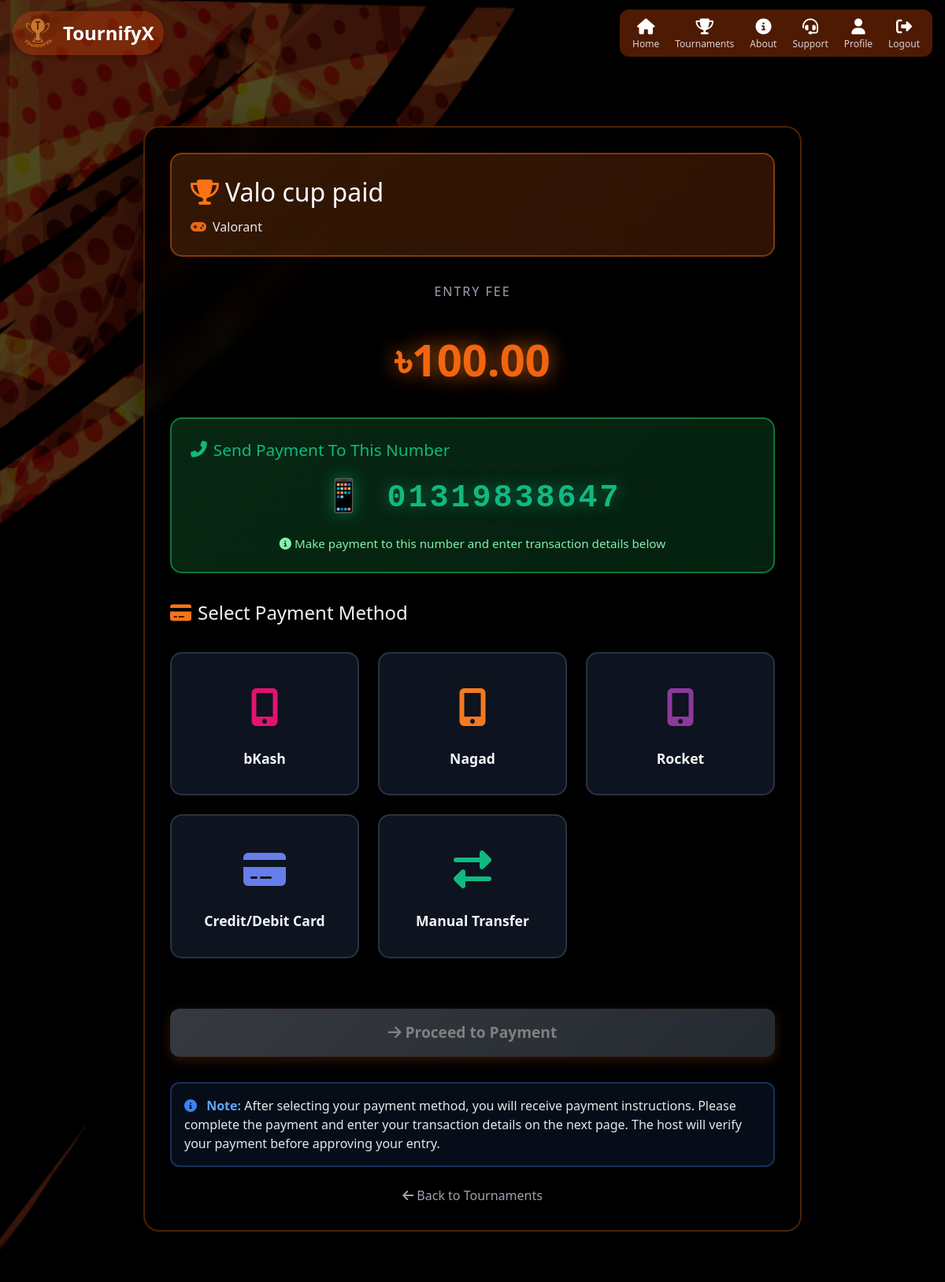
The app's page /payment/220/ (signed in) with its own data.
### tournifyx/models.py (models this page shows, shortened)
class Tournament(models.Model):
    CATEGORY_CHOICES = [
        ('football', 'Football'),
        ('valorant', 'Valorant'),
        ('cricket', 'Cricket'),
        ('basketball', 'Basketball'),
    ]
    MATCH_TYPE_CHOICES = [
        ('knockout', 'Knockout'),
        ('league', 'League'),
    ]
    name = models.CharField(max_length=100)
    description = models.TextField(blank=True)
    category = models.CharField(max_length=50, choices=CATEGORY_CHOICES)
    num_participants = models.IntegerField(default=0)
    match_type = models.CharField(max_length=50, choices=MATCH_TYPE_CHOICES)
    created_by = models.ForeignKey('HostProfile', on_delete=models.CASCADE)
    code = models.CharField(max_length=6, unique=True)
    is_active = models.BooleanField(default=True)
    is_paid = models.BooleanField(default=False)
    price = models.DecimalField(max_digits=8, decimal_places=2, default=0.00)
    payment_phone = models.CharField(max_length=20, null=True, blank=True)  # Phone for receiving payments
    is_public = models.BooleanField(default=False)  # Add this line
    registration_deadline = models.DateTimeField(null=True, blank=True)
    is_finished = models.BooleanField(default=False)  # Host can manually mark tournament as finished

### tournifyx/views.py (the view)
# urls.py: path('payment/<int:tournament_id>/', views.payment_page, name='payment_page'),
@login_required(login_url='login')
def payment_page(request, tournament_id):
    tournament = get_object_or_404(Tournament, id=tournament_id)
    if not tournament.is_paid or tournament.price <= 0:
        messages.error(request, 'This tournament is free.')
        return redirect('tournament_dashboard', tournament_id=tournament.id)
    user_profile, created = UserProfile.objects.get_or_create(user=request.user)
    existing_payment = Payment.objects.filter(
        tournament=tournament,
        user_profile=user_profile,
        status='completed'
    ).first()
    if existing_payment:
        messages.info(request, 'You have already paid for this tournament.')
        return redirect('tournament_dashboard', tournament_id=tournament.id)
    context = {
        'tournament': tournament,
        'amount': tournament.price,
    }
    return render(request, 'payment_page.html', context)

### templates/payment_page.html (shortened to what this page needs)
{% extends 'base.html' %}
{% load static %}
{% block content %}
<div
    class="fixed inset-0 w-full h-full z-0"
    style="background-image: url('{% static 'images/bg2.png' %}'); background-size: cover; background-position: center; background-repeat: no-repeat;"
></div>
<div class="fixed inset-0 z-0 bg-black/70"></div>
<div class="relative z-10 payment-container">
    <div class="payment-card">
        <div class="tournament-info">
            <h1 style="font-size: 2rem; margin-bottom: 0.5rem; display: flex; align-items: center; gap: 0.5rem;">
                <i class="fas fa-trophy" style="color: #f97316;"></i> {{ tournament.name }}
            </h1>
            <p style="opacity: 0.9; font-size: 1rem; display: flex; align-items: center; gap: 0.5rem; margin: 0;">
                <i class="fas fa-gamepad" style="color: #f97316;"></i> {{ tournament.get_category_display }}
            </p>
        </div>
        <div>
            <h2 style="text-align: center; color: #9ca3af; margin-bottom: 0.5rem; font-size: 1rem; text-transform: uppercase; letter-spacing: 2px;">Entry Fee</h2>
            <div class="amount-display">
                ৳{{ tournament.price }}
            </div>
        </div>
        {% if tournament.payment_phone %}
        <div style="background: linear-gradient(135deg, rgba(34, 197, 94, 0.2) 0%, rgba(22, 163, 74, 0.2) 100%); border: 2px solid rgba(34, 197, 94, 0.5); backdrop-filter: blur(10px); padding: 1.5rem; border-radius: 15px; margin: 2rem 0; animation: pulse 2s ease-in-out infinite;">
            <h3 style="color: #10b981; margin-bottom: 1rem; font-size: 1.3rem; display: flex; align-items: center; gap: 0.5rem;">
                <i class="fas fa-phone-alt" style="animation: ring 1.5s ease-in-out infinite;"></i>
                Send Payment To This Number
            </h3>
            <div style="text-align: center; margin: 1rem 0;">
                <div style="font-size: 2.5rem; font-weight: bold; color: #10b981; font-family: 'Courier New', monospace; letter-spacing: 3px; text-shadow: 0 0 20px rgba(16, 185, 129, 0.5);">
                    📱 {{ tournament.payment_phone }}
                </div>
            </div>
            <div style="text-align: center; margin-top: 1rem;">
                <p style="color: #86efac; font-size: 0.95rem; margin: 0;">
                    <i class="fas fa-info-circle"></i> Make payment to this number and enter transaction details below
                </p>
            </div>
        </div>
        {% endif %}
        <div>
            <h3 style="color: #f3f4f6; margin-bottom: 1.5rem; font-size: 1.5rem; display: flex; align-items: center; gap: 0.5rem;">
                <i class="fas fa-credit-card" style="color: #f97316;"></i> Select Payment Method
            </h3>
            <form method="post" action="{% url 'initiate_payment' tournament.id %}" id="paymentForm">
                <div class="payment-method-grid">
                    <div class="method-card" onclick="selectMethod('bkash', this)">
                        <div class="method-icon" style="color: #E2136E;">
                            <i class="fas fa-mobile-alt"></i>
                        </div>
                        <div class="method-name">bKash</div>
                    </div>
                    <div class="method-card" onclick="selectMethod('nagad', this)">
                        <div class="method-icon" style="color: #F47920;">
                            <i class="fas fa-mobile-alt"></i>
                        </div>
                        <div class="method-name">Nagad</div>
                    </div>
                    <div class="method-card" onclick="selectMethod('rocket', this)">
                        <div class="method-icon" style="color: #8B3A9B;">
                            <i class="fas fa-mobile-alt"></i>
                        </div>
                        <div class="method-name">Rocket</div>
                    </div>
                    <div class="method-card" onclick="selectMethod('card', this)">
                        <div class="method-icon" style="color: #667eea;">
                            <i class="fas fa-credit-card"></i>
                        </div>
                        <div class="method-name">Credit/Debit Card</div>
                    </div>
                    <div class="method-card" onclick="selectMethod('manual', this)">
                        <div class="method-icon" style="color: #10b981;">
                            <i class="fas fa-exchange-alt"></i>
                        </div>
                        <div class="method-name">Manual Transfer</div>
                    </div>
                </div>
                <button type="submit" class="proceed-btn" id="proceedBtn" disabled>
                    <i class="fas fa-arrow-right"></i> Proceed to Payment
                </button>
            </form>
        </div>
        <div class="info-box">
            <p>
                <i class="fas fa-info-circle"></i>
                <strong style="color: #60a5fa;">Note:</strong> After selecting your payment method, you will receive payment instructions.
                Please complete the payment and enter your transaction details on the next page. The host will verify your payment before approving your entry.
            </p>
        </div>
        <div style="text-align: center; margin-top: 1.5rem;">
            <a href="{% url 'public_tournaments' %}" style="color: #9ca3af; text-decoration: none; transition: color 0.3s;" onmouseover="this.style.color='#f97316'" onmouseout="this.style.color='#9ca3af'">
                <i class="fas fa-arrow-left"></i> Back to Tournaments
            </a>
        </div>
    </div>
</div>
{% endblock %}

### templates/base.html (style rules this page uses)
.site-bg { background: radial-gradient(ellipse at 10% 10%, rgba(9,20,36,0.92) 0%, rgba(2,6,12,0.96) 45%), linear-gradient(180deg, rgba(3,7,18,0.85), rgba(2,4,8,1)); background-attachment: fixed; background-size: cover; }
body { animation: fadeIn 0.4s ease-in; }

### templates/payment_page.html (style rules this page uses)
.payment-container { max-width: 900px; margin: 2rem auto; padding: 2rem; }
.payment-card { background: rgba(0, 0, 0, 0.85); backdrop-filter: blur(10px); border: 2px solid rgba(249, 115, 22, 0.3); border-radius: 20px; padding: 2rem; box-shadow: 0 20px 60px rgba(0, 0, 0, 0.5); }
.tournament-info { background: linear-gradient(135deg, rgba(249, 115, 22, 0.2) 0%, rgba(234, 88, 12, 0.2) 100%); border: 2px solid rgba(249, 115, 22, 0.4); backdrop-filter: blur(10px); color: white; padding: 1.5rem; border-radius: 15px; margin-bottom: 2rem; }
.amount-display { font-size: 3.5rem; font-weight: bold; text-align: center; background: linear-gradient(135deg, #f97316 0%, #ea580c 100%); -webkit-background-clip: text; -webkit-text-fill-color: transparent; background-clip: text; margin: 2rem 0; text-shadow: 0 0 30px rgba(249, 115, 22, 0.5); filter: drop-shadow(0 0 10px rgba(249, 115, 22, 0.3)); }
.payment-method-grid { display: grid; grid-template-columns: repeat(auto-fit, minmax(200px, 1fr)); gap: 1.5rem; margin: 2rem 0; }
.method-card { border: 2px solid rgba(75, 85, 99, 0.5); background: rgba(17, 24, 39, 0.8); backdrop-filter: blur(5px); border-radius: 15px; padding: 2rem 1.5rem; text-align: center; cursor: pointer; transition: all 0.3s ease; }
.method-icon { font-size: 3rem; margin-bottom: 1rem; }
.method-name { font-weight: 600; font-size: 1.1rem; color: #f3f4f6; }
.proceed-btn { width: 100%; padding: 1rem 2rem; background: linear-gradient(135deg, #f97316 0%, #ea580c 100%); color: white; border: none; border-radius: 12px; font-size: 1.2rem; font-weight: 600; cursor: pointer; transition: all 0.3s ease; margin-top: 2rem; box-shadow: 0 4px 15px rgba(249, 115, 22, 0.4); }
.proceed-btn:disabled { opacity: 0.5; cursor: not-allowed; background: linear-gradient(135deg, #6b7280 0%, #4b5563 100%); }
.info-box { background: rgba(59, 130, 246, 0.1); border: 2px solid rgba(59, 130, 246, 0.3); backdrop-filter: blur(5px); padding: 1rem; border-radius: 12px; margin-top: 2rem; }
.info-box i { color: #3b82f6; margin-right: 0.5rem; }
.info-box p { color: #e5e7eb; margin: 0; }

### records on screen
Tournament: name "Valo cup paid", category "Valorant", price "100.00", payment_phone "01319838647"
